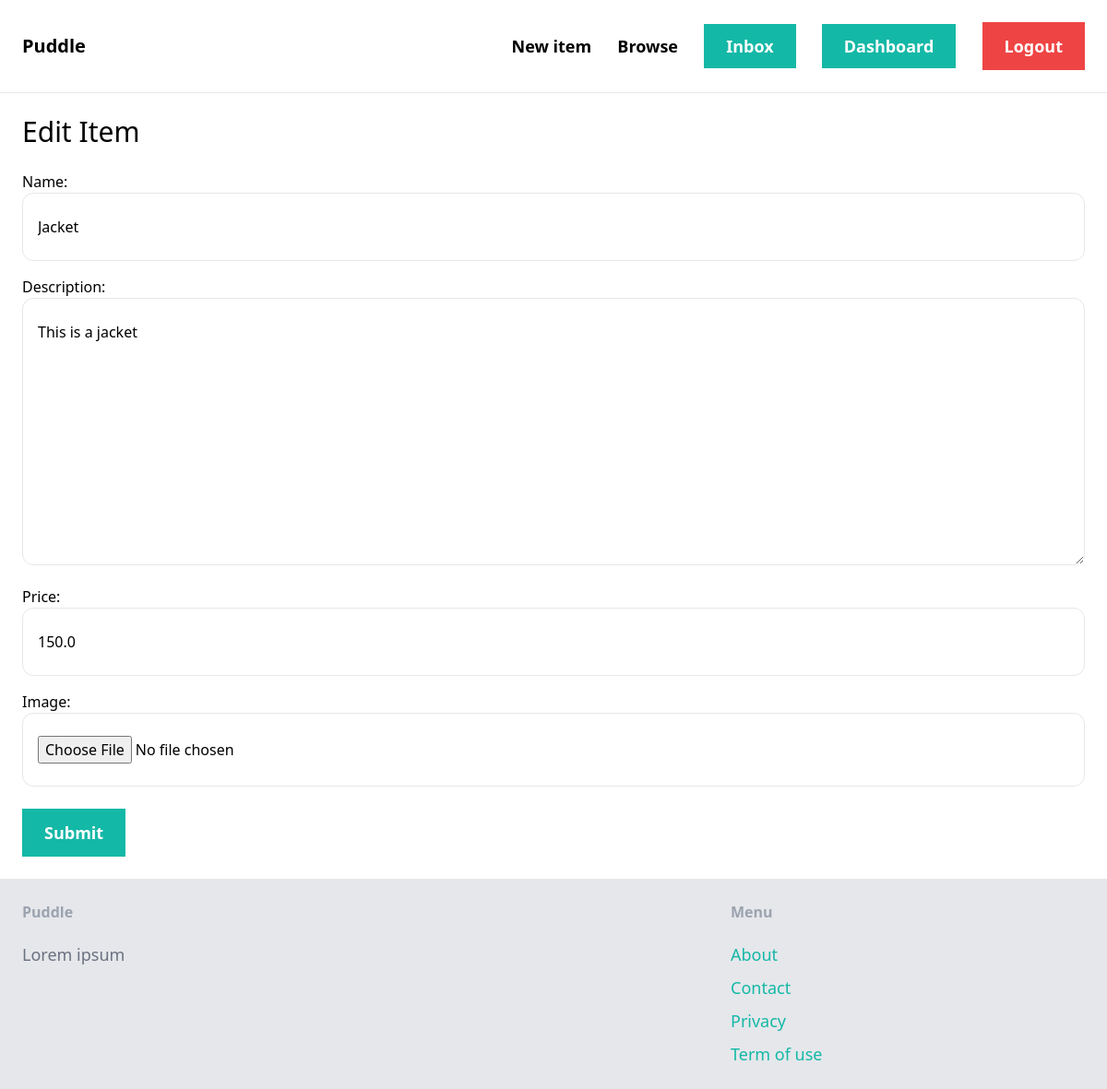
The app's page /items/2/edit/ (signed in) with its own data.
### item/models.py (models this page shows, shortened)
class Item(models.Model):
    category = models.ForeignKey(Category, related_name="category", on_delete=models.CASCADE)
    name = models.CharField(max_length=255)
    description = models.TextField(blank=True, null=True)
    price = models.FloatField()
    image = models.ImageField(upload_to="item_images", blank=True, null=True)
    is_sold = models.BooleanField(default=False)
    created_by = models.ForeignKey(User, related_name="items", on_delete=models.CASCADE)
    created_at = models.DateTimeField(auto_now_add=True)

### item/views.py (the view)
# urls.py: path("<int:pk>/edit/", views.edit, name="edit"),
@login_required
def edit(request:HttpRequest, pk):
    item = get_object_or_404(Item, pk=pk)
    if request.method == "POST":
        form = EditItemForm(request.POST, request.FILES, instance=item)
        if form.is_valid():
            form.save()
            return redirect("item:detail", pk=item.id)
    else:
        form = EditItemForm(instance=item)
    return render(request, "item/form.html", {
        "form": form,
        "title": "Edit Item"
    })

### item/forms.py
class EditItemForm(forms.ModelForm):
    class Meta:
        model = Item
        fields = ("name", "description", "price", "image",)
        widgets = {
            "name": forms.TextInput(attrs={
                "class": INPUT_CLASS
            }),
            "description": forms.Textarea(attrs={
                "class": INPUT_CLASS
            }),
            "price": forms.NumberInput(attrs={
                "class": INPUT_CLASS
            }),
            "image": forms.FileInput(attrs={
                "class": INPUT_CLASS
            }),
        }

### item/templates/item/form.html (shortened to what this page needs)
{% extends "core/base.html" %}
{% block content %}
<h1 class="text-3xl mb-6">{{ title }}</h1>
<form method="post" action="." enctype="multipart/form-data">
  <div class="space-y-4">
    {{ form.as_p }}
  </div>
  <button type="submit" class="mt-6 px-6 py-3 text-lg font-semibold bg-teal-500 text-white round-xl hover:bg-teal-700">Submit</button>
</form>
{% endblock %}

### records on screen
Item: name "Jacket", description "This is a jacket", price "150.0"

### other values on screen
{{ title }} "Edit Item"
